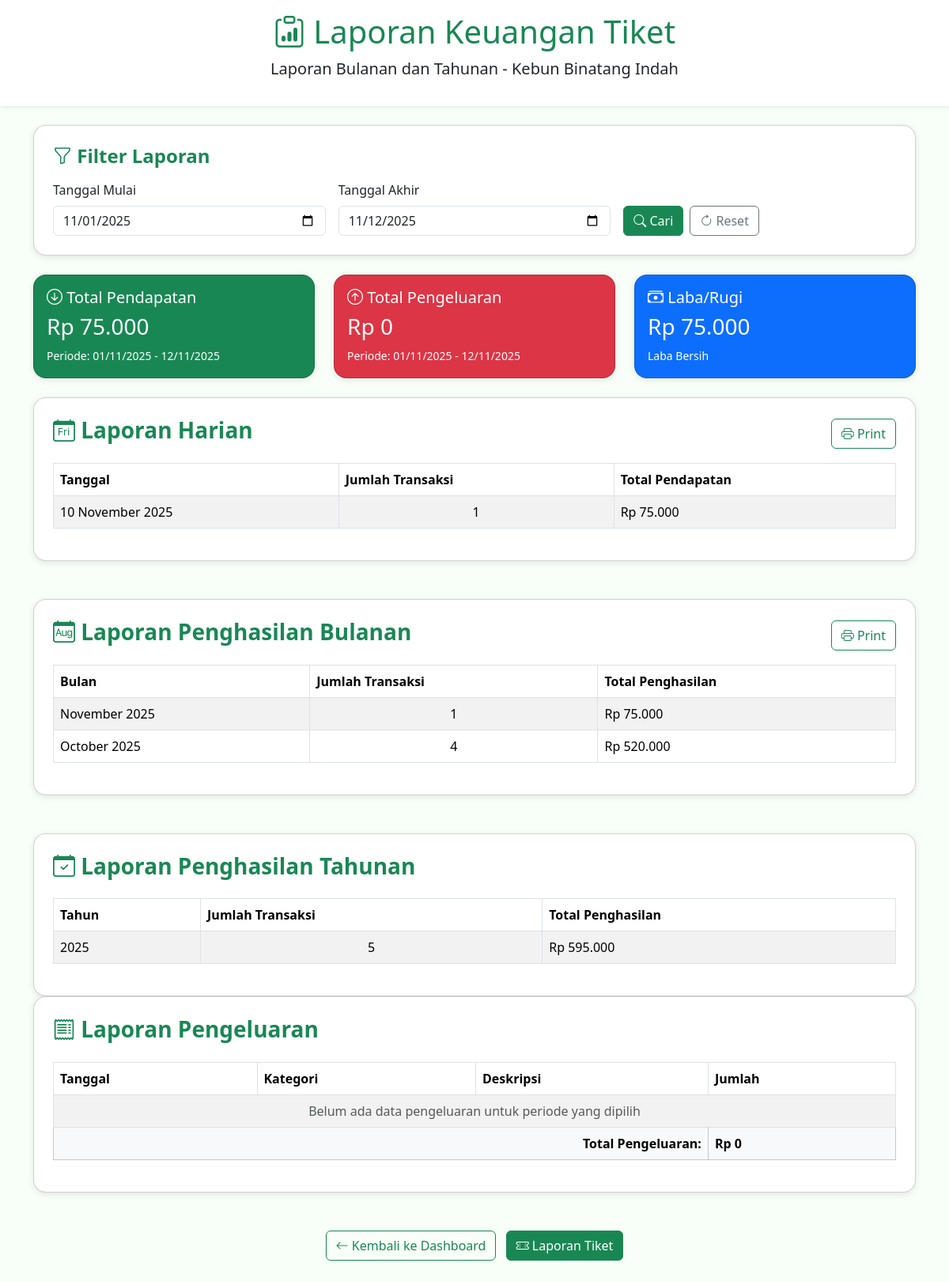
The app's page /admin/laporan_pendapatan.php (signed in), older data.
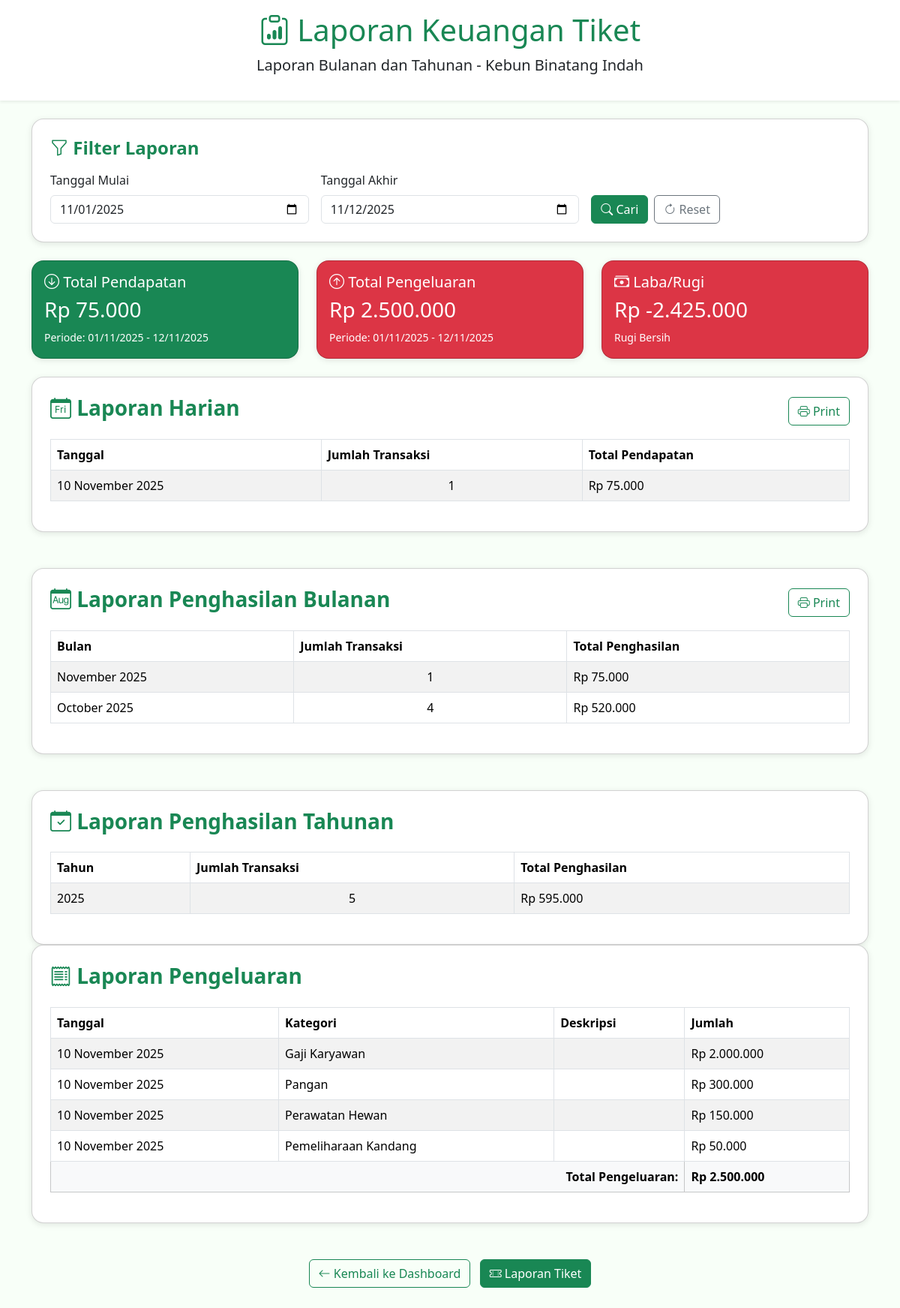
The same page, newer data.
### tables this page shows
CREATE TABLE `pengeluaran` (
  `id` int NOT NULL,
  `tanggal` date NOT NULL,
  `kategori` varchar(100) NOT NULL,
  `deskripsi` text,
  `jumlah` int NOT NULL,
  `created_at` timestamp NULL DEFAULT CURRENT_TIMESTAMP
);

### admin/laporan_pendapatan.php (the view, shortened to what this page needs)
<?php
include "../database/conn.php";
$start_date = isset($_GET['start_date']) ? $_GET['start_date'] : date('Y-m-01');
$end_date = isset($_GET['end_date']) ? $_GET['end_date'] : date('Y-m-d');
$queryHarian = "
    SELECT
        DATE(tanggal_booking) AS tanggal,
        COUNT(*) AS jumlah_transaksi,
        SUM(total_harga) AS total_harian
    FROM booking
    WHERE DATE(tanggal_booking) BETWEEN '$start_date' AND '$end_date'
    GROUP BY DATE(tanggal_booking)
    ORDER BY tanggal DESC
";
$resultHarian = mysqli_query($conn, $queryHarian);
$queryBulanan = "
    SELECT
        DATE_FORMAT(tanggal_booking, '%Y-%m') AS bulan,
        COUNT(*) AS jumlah_transaksi,
        SUM(total_harga) AS total_bulanan
    FROM booking
    GROUP BY DATE_FORMAT(tanggal_booking, '%Y-%m')
    ORDER BY bulan DESC
";
$resultBulanan = mysqli_query($conn, $queryBulanan);
$queryTahunan = "
    SELECT
        YEAR(tanggal_booking) AS tahun,
        COUNT(*) AS jumlah_transaksi,
        SUM(total_harga) AS total_tahunan
    FROM booking
    GROUP BY YEAR(tanggal_booking)
    ORDER BY tahun DESC
";
$resultTahunan = mysqli_query($conn, $queryTahunan);
$queryPengeluaran = "
    SELECT
        tanggal,
        kategori,
        deskripsi,
        jumlah
    FROM pengeluaran
    WHERE tanggal BETWEEN '$start_date' AND '$end_date'
    ORDER BY tanggal DESC
";
$resultPengeluaran = mysqli_query($conn, $queryPengeluaran);
$queryTotalPendapatan = "
    SELECT SUM(total_harga) AS total_pendapatan
    FROM booking
    WHERE DATE(tanggal_booking) BETWEEN '$start_date' AND '$end_date'
";
$totalPendapatanResult = mysqli_query($conn, $queryTotalPendapatan);
$totalPendapatan = mysqli_fetch_assoc($totalPendapatanResult)['total_pendapatan'] ?? 0;
$queryTotalPengeluaran = "
    SELECT SUM(jumlah) AS total_pengeluaran
    FROM pengeluaran
    WHERE tanggal BETWEEN '$start_date' AND '$end_date'
";
$totalPengeluaranResult = mysqli_query($conn, $queryTotalPengeluaran);
$totalPengeluaran = mysqli_fetch_assoc($totalPengeluaranResult)['total_pengeluaran'] ?? 0;
$laba_rugi = $totalPendapatan - $totalPengeluaran;
?>
<!DOCTYPE html>
<html lang="id">
<head>
  <link href="https://cdn.jsdelivr.net/npm/bootstrap@5.3.2/dist/css/bootstrap.min.css" rel="stylesheet">
  <link rel="stylesheet" href="https://cdn.jsdelivr.net/npm/bootstrap-icons@1.11.3/font/bootstrap-icons.css">
</head>
<body>
<div class="text-center py-3 bg-white shadow-sm mb-4 no-print">
  <h1 class="text-success"><i class="bi bi-clipboard-data"></i> Laporan Keuangan Tiket</h1>
  <p class="lead">Laporan Bulanan dan Tahunan - Kebun Binatang Indah</p>
</div>
<div class="container mb-5">
  <div class="card p-4 mb-4 no-print">
    <h4 class="section-title mb-3"><i class="bi bi-funnel"></i> Filter Laporan</h4>
    <form method="GET" class="row g-3">
      <div class="col-md-4">
        <label for="start_date" class="form-label">Tanggal Mulai</label>
        <input type="date" class="form-control" id="start_date" name="start_date" value="<?php echo htmlspecialchars($start_date); ?>">
      </div>
      <div class="col-md-4">
        <label for="end_date" class="form-label">Tanggal Akhir</label>
        <input type="date" class="form-control" id="end_date" name="end_date" value="<?php echo htmlspecialchars($end_date); ?>">
      </div>
      <div class="col-md-4 d-flex align-items-end">
        <button type="submit" class="btn btn-success me-2"><i class="bi bi-search"></i> Cari</button>
        <a href="laporan_pendapatan.php" class="btn btn-outline-secondary"><i class="bi bi-arrow-clockwise"></i> Reset</a>
      </div>
    </form>
  </div>
  <div class="row mb-4">
    <div class="col-md-4">
      <div class="card bg-success text-white">
        <div class="card-body">
          <h5 class="card-title"><i class="bi bi-arrow-down-circle"></i> Total Pendapatan</h5>
          <h3>Rp <?php echo number_format($totalPendapatan, 0, ',', '.'); ?></h3>
          <small>Periode: <?php echo date('d/m/Y', strtotime($start_date)) . ' - ' . date('d/m/Y', strtotime($end_date)); ?></small>
        </div>
      </div>
    </div>
    <div class="col-md-4">
      <div class="card bg-danger text-white">
        <div class="card-body">
          <h5 class="card-title"><i class="bi bi-arrow-up-circle"></i> Total Pengeluaran</h5>
          <h3>Rp <?php echo number_format($totalPengeluaran, 0, ',', '.'); ?></h3>
          <small>Periode: <?php echo date('d/m/Y', strtotime($start_date)) . ' - ' . date('d/m/Y', strtotime($end_date)); ?></small>
        </div>
      </div>
    </div>
    <div class="col-md-4">
      <div class="card <?php echo $laba_rugi >= 0 ? 'bg-primary' : 'bg-danger'; ?> text-white">
        <div class="card-body">
          <h5 class="card-title"><i class="bi bi-cash-stack"></i> Laba/Rugi</h5>
          <h3>Rp <?php echo number_format($laba_rugi, 0, ',', '.'); ?></h3>
          <small><?php echo $laba_rugi >= 0 ? 'Laba' : 'Rugi'; ?> Bersih</small>
        </div>
      </div>
    </div>
  </div>
  <div class="card p-4 mb-5">
    <div class="d-flex justify-content-between align-items-center mb-3">
      <h3 class="section-title"><i class="bi bi-calendar-day"></i> Laporan Harian</h3>
      <button class="btn btn-outline-success no-print" onclick="window.print()"><i class="bi bi-printer"></i> Print</button>
    </div>
    <div class="table-responsive">
      <table class="table table-bordered table-striped align-middle">
        <thead>
          <tr>
            <th>Tanggal</th>
            <th>Jumlah Transaksi</th>
            <th>Total Pendapatan</th>
          </tr>
        </thead>
        <tbody>
          <?php
          if (mysqli_num_rows($resultHarian) > 0) {
              while ($row = mysqli_fetch_assoc($resultHarian)) {
                  $tanggal = date('d F Y', strtotime($row['tanggal']));
                  $jumlah_transaksi = $row['jumlah_transaksi'];
                  $total = number_format($row['total_harian'], 0, ',', '.');
                  echo "<tr>
                          <td>{$tanggal}</td>
                          <td class='text-center'>{$jumlah_transaksi}</td>
                          <td>Rp {$total}</td>
                        </tr>";
              }
          } else {
              echo "<tr><td colspan='3' class='text-center text-muted'>Belum ada data untuk periode yang dipilih</td></tr>";
          }
          ?>
        </tbody>
      </table>
    </div>
  </div>
  <div class="card p-4 mb-5">
    <div class="d-flex justify-content-between align-items-center mb-3">
      <h3 class="section-title"><i class="bi bi-calendar-month"></i> Laporan Penghasilan Bulanan</h3>
      <button class="btn btn-outline-success no-print" onclick="window.print()"><i class="bi bi-printer"></i> Print</button>
    </div>
    <div class="table-responsive">
      <table class="table table-bordered table-striped align-middle">
        <thead>
          <tr>
            <th>Bulan</th>
            <th>Jumlah Transaksi</th>
            <th>Total Penghasilan</th>
          </tr>
        </thead>
        <tbody>
          <?php
          if (mysqli_num_rows($resultBulanan) > 0) {
              while ($row = mysqli_fetch_assoc($resultBulanan)) {
                  $bulan = date('F Y', strtotime($row['bulan']."-01"));
                  $jumlah_transaksi = $row['jumlah_transaksi'];
                  $total = number_format($row['total_bulanan'], 0, ',', '.');
                  echo "<tr>
                          <td>{$bulan}</td>
                          <td class='text-center'>{$jumlah_transaksi}</td>
                          <td>Rp {$total}</td>
                        </tr>";
              }
          } else {
              echo "<tr><td colspan='3' class='text-center text-muted'>Belum ada data penghasilan bulanan</td></tr>";
          }
          ?>
        </tbody>
      </table>
    </div>
  </div>
  <div class="card p-4">
    <div class="d-flex justify-content-between align-items-center mb-3">
      <h3 class="section-title"><i class="bi bi-calendar-check"></i> Laporan Penghasilan Tahunan</h3>
    </div>
    <div class="table-responsive">
      <table class="table table-bordered table-striped align-middle">
        <thead>
          <tr>
            <th>Tahun</th>
            <th>Jumlah Transaksi</th>
            <th>Total Penghasilan</th>
          </tr>
        </thead>
        <tbody>
          <?php
          if (mysqli_num_rows($resultTahunan) > 0) {
              while ($row = mysqli_fetch_assoc($resultTahunan)) {
                  $tahun = $row['tahun'];
                  $jumlah_transaksi = $row['jumlah_transaksi'];
                  $total = number_format($row['total_tahunan'], 0, ',', '.');
                  echo "<tr>
                          <td>{$tahun}</td>
                          <td class='text-center'>{$jumlah_transaksi}</td>
                          <td>Rp {$total}</td>
                        </tr>";
              }
          } else {
              echo "<tr><td colspan='3' class='text-center text-muted'>Belum ada data penghasilan tahunan</td></tr>";
          }
          ?>
        </tbody>
      </table>
    </div>
  </div>
  <div class="card p-4 mb-5">
    <div class="d-flex justify-content-between align-items-center mb-3">
      <h3 class="section-title"><i class="bi bi-receipt"></i> Laporan Pengeluaran</h3>
    </div>
    <div class="table-responsive">
      <table class="table table-bordered table-striped align-middle">
        <thead>
          <tr>
            <th>Tanggal</th>
            <th>Kategori</th>
            <th>Deskripsi</th>
            <th>Jumlah</th>
          </tr>
        </thead>
        <tbody>
          <?php
          if (mysqli_num_rows($resultPengeluaran) > 0) {
              while ($row = mysqli_fetch_assoc($resultPengeluaran)) {
                  $tanggal = date('d F Y', strtotime($row['tanggal']));
                  $kategori = htmlspecialchars($row['kategori']);
                  $deskripsi = htmlspecialchars($row['deskripsi']);
                  $jumlah = number_format($row['jumlah'], 0, ',', '.');
                  echo "<tr>
                          <td>{$tanggal}</td>
                          <td>{$kategori}</td>
                          <td>{$deskripsi}</td>
                          <td>Rp {$jumlah}</td>
                        </tr>";
              }
          } else {
              echo "<tr><td colspan='4' class='text-center text-muted'>Belum ada data pengeluaran untuk periode yang dipilih</td></tr>";
          }
          ?>
        </tbody>
        <tfoot class="table-light">
          <tr>
            <th colspan="3" class="text-end">Total Pengeluaran:</th>
            <th>Rp <?php echo number_format($totalPengeluaran, 0, ',', '.'); ?></th>
          </tr>
        </tfoot>
      </table>
    </div>
  </div>
  <div class="mt-4 text-center no-print">
    <a href="dashboard.php" class="btn btn-outline-success"><i class="bi bi-arrow-left"></i> Kembali ke Dashboard</a>
    <a href="laporan_tiket.php" class="btn btn-success ms-2"><i class="bi bi-ticket-perforated"></i> Laporan Tiket</a>
  </div>
</div>
</body>
</html>

### admin/laporan_pendapatan.php (style rules this page uses)
body { background-color: #f8fff8; }
.card { border-radius: 1rem; box-shadow: 0 2px 8px rgba(0,0,0,0.1); }
table th { background-color: #198754; color: #fff; }
.section-title { color: #198754; font-weight: 700; }

Row changes from the older to the newer data that the page shows:
added pengeluaran: tanggal "10 November 2025", kategori "Gaji Karyawan", jumlah "2.000.000"
added pengeluaran: tanggal "10 November 2025", kategori "Pangan", jumlah "300.000"
added pengeluaran: tanggal "10 November 2025", kategori "Perawatan Hewan", jumlah "150.000"
added pengeluaran: tanggal "10 November 2025", kategori "Pemeliharaan Kandang", jumlah "50.000"
Text that changed along with them:
$totalPengeluaran: "0" → "2.500.000"
$laba_rugi: "75.000" → "-2.425.000"
text no longer shown: "Laba Belum ada data pengeluaran untuk periode yang dipilih"
text now shown: "Rugi"
